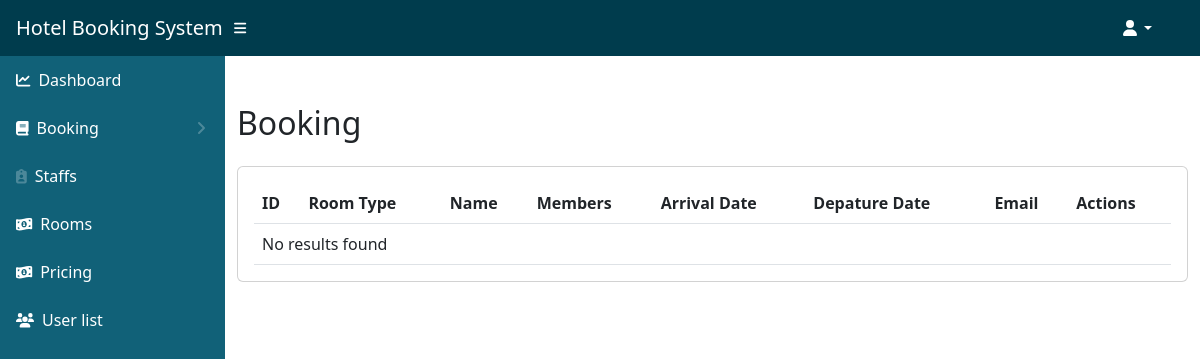
/all-booking.php, run on an earlier commit of the app's database.
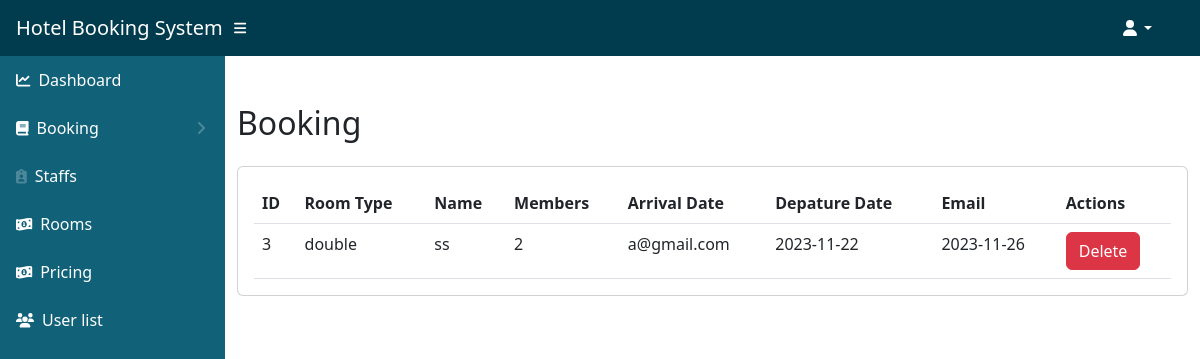
And on a later commit of the database.
### tables this page shows
CREATE TABLE `booking` (
  `id` int(11) NOT NULL,
  `room_type` varchar(100) NOT NULL,
  `full_name` varchar(100) NOT NULL,
  `email` varchar(100) NOT NULL,
  `members` varchar(100) NOT NULL,
  `check_in` varchar(100) NOT NULL,
  `checkout` varchar(100) NOT NULL
);

### all-booking.php (the view, shortened to what this page needs)
<?php include('includes/header.php'); ?>
<div class="page-wrapper">
	<div class="content container-fluid">
		<div class="page-header">
			<div class="row align-items-center">
				<div class="col">
					<div class="mt-5">
						<h2 class="card-title float-left mt-2">Booking</h2>
                    </div>
				</div>
			</div>
		</div>
		<div class="row">
			<div class="col-sm-12 mt-4">
				<div class="card card-table">
					<div class="card-body booking_card">
						<div class="table-responsive">
							<table class="datatable table table-stripped table table-hover table-center mb-0">
								<thead>
									<tr>
										<th>ID</th>
										<th>Room Type</th>
										<th>Name</th>
										<th>Members</th>
										<th>Arrival Date</th>
										<th>Depature Date</th>
										<th>Email</th>
										<th >Actions</th>
									</tr>
								</thead>
								<tbody>
								<?php
								include("config/conn.php");
								$sql = "SELECT * FROM booking ";
								$result = $conn->query($sql);
								if ($result->num_rows > 0){
									while($row = $result->fetch_assoc()){
										echo "<tr>";
										echo "<td>" . $row['id'] . "</td>";
										echo "<td>" . $row['room_type'] . "</td>";
										echo "<td>" . $row['full_name'] . "</td>";
										echo "<td>" . $row['email'] . "</td>";
										echo "<td>" . $row['members'] . "</td>";
										echo "<td>" . $row['check_in'] . "</td>";
										echo "<td>" . $row['checkout'] . "</td>";
										echo "<td>";
										echo "<a href='?delete_id=".$row['id']."' class='btn btn-delete btn-danger' onclick='return confirm(\"Are you sure you want to delete this user?\")'>Delete</a></td>";
										echo "</tr>";
									}
								}
								else{
									echo "<tr><td colspan='8'>No results found</td></tr>";
								}
								?>
								</tbody>
							</table>
						</div>
					</div>
				</div>
			</div>
		</div>
	</div>
</div>
<?php include('includes/scripts.php'); ?>

What changed in the data, as far as the page shows it:
added booking: id "3", room_type "double", full_name "ss", email "2", members "a@gmail.com", check_in "2023-11-22", checkout "2023-11-26"
Also different on the page:
text no longer shown: "No results found"
